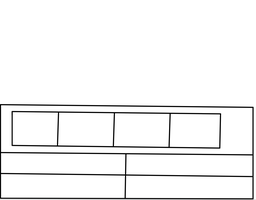
#> input picture reference.png, 256 x 200 px, shrunk from 1823 x 1422 before the run, given in place of DSCF0001.JPG, which was not available
$ jupyter execute MY_PAPER_2.ipynb   (text cells are left out)
#> lines starting #> are read from the running program, lines starting #| are printed output that depends on the picture; pictures that were not available may be replaced by others from this repository, and a replacement may not be noted
[cell 1]
import numpy as np
import cv2
import matplotlib.pyplot as plt

[cell 2]
def Heaviside(n,epsilon,z):
    if n==1:
        if z> epsilon:
            return 1
        if z<-epsilon:
            return 0
        else:
            return (1/2)*(1+z/epsilon+np.sin(np.pi*z/epsilon)/np.pi)
    else:
        return (1/2)*(1+(2/np.pi)*(np.arctan(z/epsilon)))

[cell 3]
def front(u):
    [M,N]=u.shape
    yP=np.zeros((M,N))
    xP=np.zeros((M,N))
    #yP=u
    #xP=u
    yP[2:M-1,2:N-1] =  u[2:M-1,3:N]   -u[2:M-1,2:N-1];
    xP[2:M-1,2:N-1] =  u[3:M,2:N-1]   -u[2:M-1,2:N-1];
    return yP,xP

def back(u):
    [M,N]=u.shape
    yM=np.zeros((M,N))
    xM=np.zeros((M,N))
    #yM=u
    #xM=u
    xM[2:M-1,2:N-1] = -u[1:M-2,2:N-1] + u[2:M-1,2:N-1];
    yM[2:M-1,2:N-1] = -u[2:M-1,1:N-2] +u[2:M-1,2:N-1];
    return yM,xM

[cell 4]
def ActiveContour (phi, img,MIter, mu, nu, epsilon,lambda1,lambda2,t,h,ea):
    if img.T.shape[0]==3:
        img=cv2.cvtColor(img,cv2.COLOR_BGR2GRAY)
        [M,N]=img.shape
    if phi.T.shape[0]==3:
        phi=cv2.cvtColor(phi,cv2.COLOR_BGR2GRAY)


   # phi=cv2.resize(phi, (N,M), interpolation = cv2.INTER_AREA)
    [M,N] = img.shape
    Dirac=1

    plt.figure()
    plt.imshow(Image),plt.xticks([]), plt.yticks([])
    plt.contour(phi,[0])
    plt.show(block=False)
    Energy=[0]
    for i in range(MIter):
        Yp, Xp = front(phi)
        Ym, Xm = back(phi)

        term_1 = Xp/(np.sqrt((Xp/h)**2 + ((Yp+Ym)/2*h)**2) + 1e-5)
        term_2 = Yp/(np.sqrt((Yp/h)**2 + ((Xp+Xm)/2*h)**2) + 1e-5)

        Yp_term_1,Xp_term_1 = front(term_1)
        Yp_term_2,Xp_term_2 = front(term_2)

        Ym_term_1,Xm_term_1 = back(term_1)
        Ym_term_2,Xm_term_2 = back(term_2)

        C1 = np.sum(Heaviside(epsilon,h,phi)*img)/ np.sum(Heaviside(epsilon,h,phi))
        C2 = np.sum((1-Heaviside(epsilon,h,phi))*img)/ np.sum(1-Heaviside(epsilon,h,phi))

        first_term  = Xm_term_1
        second_term = Ym_term_2


        length=first_term+second_term


        fidelity  = - nu - lambda1 * (img - C1)**2 + lambda2 * (img - C2)**2

        #plt.contour(phi,[0],color='k',linewidth=2)
        S=np.sum(phi)

        phi = phi + t*Dirac*( (mu/h**2)*length  + fidelity)


        d=np.sum(np.abs(back(phi)))/MIter
        EF=np.abs(d-np.abs(back(phi)))
        EF=EF/np.max(EF)

        ES=np.abs(np.sum(back(phi)+front(phi)))
        ES=ES/np.max(ES)

        ET=np.min(phi)-np.min(back(phi))
        ET=ET/(np.max(phi)-np.min(phi))

        S2=np.log(np.sum(EF+ES+ET))
        Energy.append(S2)

        S1=np.sum(phi)

        #ax.scatter(i,np.sum(img-phi))
        if S==S1:
            break;
        if i % (MIter/ea) == 0:
            K = cv2.flip(phi, 0)
#            plt.figure()
#            plt.contour(phi)
            plt.figure()
            plt.contour(K,[0],cmap='gray') ,plt.xticks([]), plt.yticks([])
            plt.draw(),plt.show(block=False)

    for i in range(MIter):
        plt.scatter(i,Energy[i+1])

[cell 5]
Image = cv2.imread('DSCF0001.JPG')
#> Image is the input picture: shape (200, 256, 3); mean B, G, R 243.9, 243.9, 243.9

img = cv2.cvtColor(Image,cv2.COLOR_BGR2GRAY)
noise = np.random.normal(0,20,img.shape)
#img = img+noise
[M,N]=img.shape
#> M = 200; N = 256

#phi0 = np.ones((M,N))
#phi0[int(M/5):int(4*M/5),int(N/5):int(4*N/5)]= -1

phi0=cv2.imread('reference.png')
phi0=cv2.cvtColor(phi0,cv2.COLOR_BGR2GRAY)
phi0=cv2.resize(phi0, (N,M), interpolation = cv2.INTER_AREA)
ActiveContour(img, phi0 , 1000, 1 , 0, 2,1,1,0.01,2,10)
#> in ActiveContour, `plt.show(block=False)`:
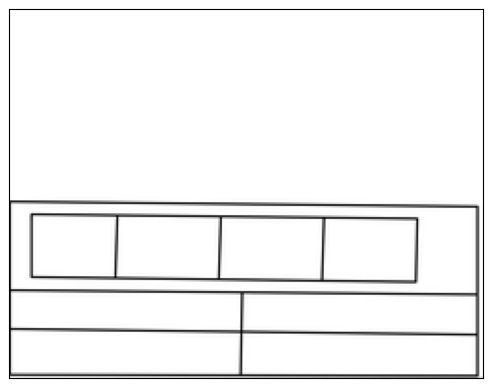
#> figure drawn by matplotlib, 1 panel
#> the loop in ActiveContour, `for i in range(MIter):` made 1000 passes
#> (C1, C2, S, d, ES, ET, S2, S1) on passes 1 to 3: (244, 195.4, 12486968, 1361.9, 1, 0.497, 12.45, 13691561.7), (251.9, 60.2, 13691561.7, 4007.6, 1, 0.373, 12.4, 30934409), (252.8, 64.55, 30934409, 6606.4, 1, 0.344, 12.38, 47359580.7)
#> pass 1, in ActiveContour, `Yp, Xp = front(phi)`:
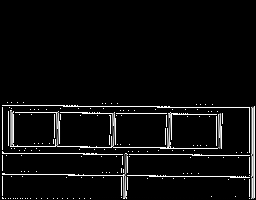
#> Yp: shape (200, 256) float64; min 0, max 255, mean 12.9
#> pass 1, in ActiveContour, `Yp, Xp = front(phi)`:
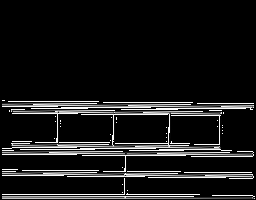
#> Xp: shape (200, 256) float64; min 0, max 255, mean 24.2
#> pass 1, in ActiveContour, `Ym, Xm = back(phi)`:
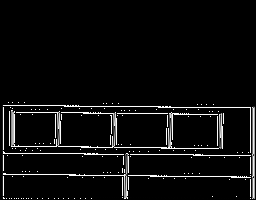
#> Ym: shape (200, 256) float64; min 0, max 255, mean 12.5
#> pass 1, in ActiveContour, `Ym, Xm = back(phi)`:
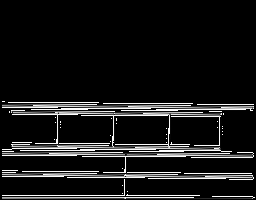
#> Xm: shape (200, 256) float64; min 0, max 255, mean 23.5
#> pass 1, in ActiveContour, `plt.draw(),plt.show(block=False)`:
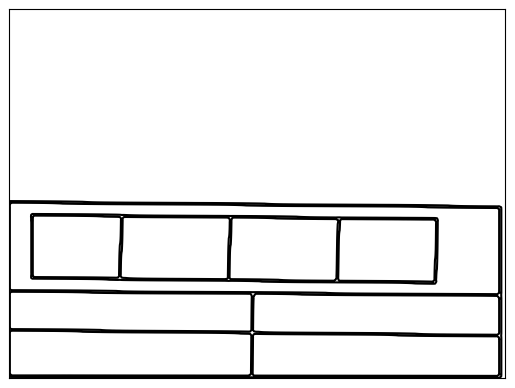
#> figure drawn by matplotlib, 1 panel
#> after the loop in ActiveContour, `for i in range(MIter):`:
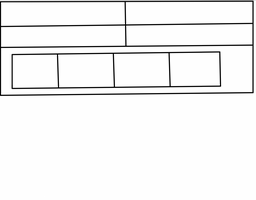
#> K: shape (200, 256) float64; min -534015.4, max 307702.1, mean 271016.7; drawn with min black and max white
#> after the loop in ActiveContour, `for i in range(MIter):`:
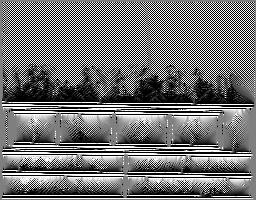
#> term_1: shape (200, 256) float64; min -2, max 2, mean -0.197; drawn with min black and max white
#> after the loop in ActiveContour, `for i in range(MIter):`:
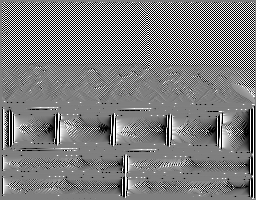
#> term_2: shape (200, 256) float64; min -2, max 2, mean -0.0341; drawn with min black and max white
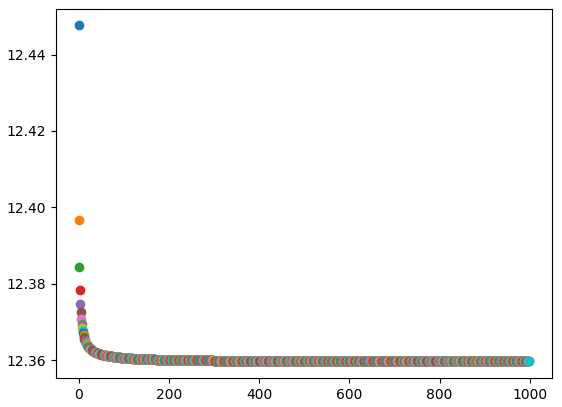
#> figure drawn by matplotlib, 1 panel
